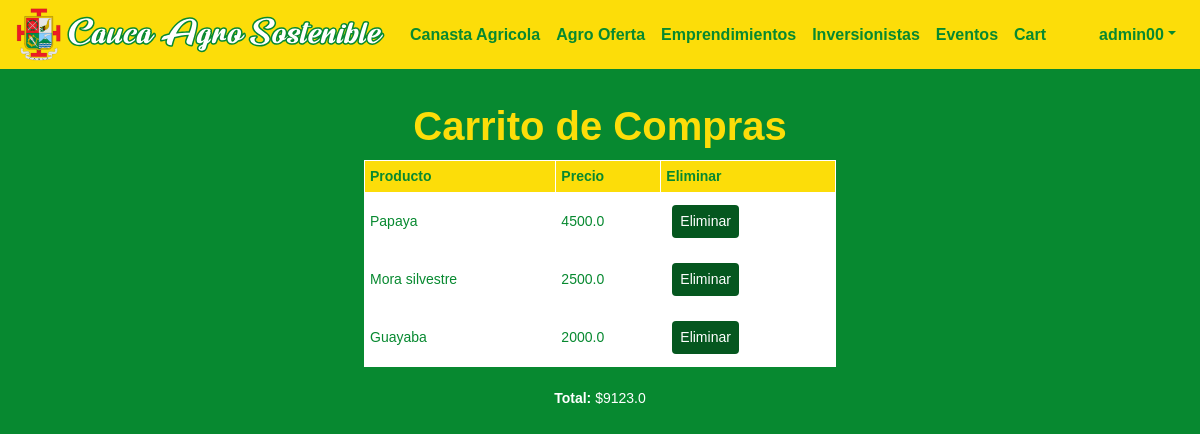
/cart (signed in), run on an earlier commit of the app's database.
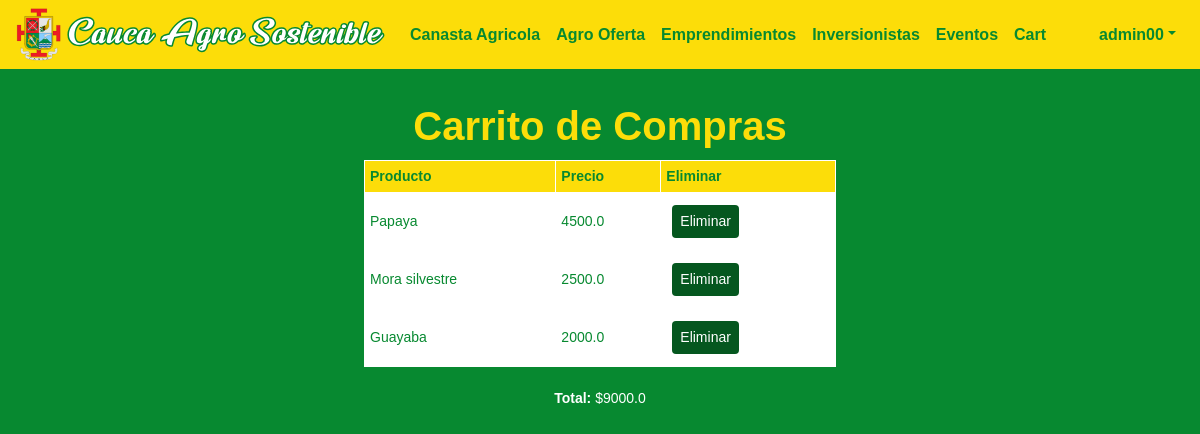
And on a later commit of the database.
### caucaSostenible/models.py (models this page shows)
class User(AbstractUser):
   pass

class BillDetail(models.Model):
   bill = models.ForeignKey(Bill, on_delete=models.CASCADE)
   product = models.ForeignKey(Product, on_delete=models.CASCADE)
   class Meta: # Composite pk
        unique_together = (('bill', 'product'),)

class Product(models.Model):
   name = models.CharField(max_length=60)
   price = models.FloatField()
   discount = models.FloatField()
   description = models.CharField(max_length=300)
   imgURL = models.CharField(max_length=300)

class Bill(models.Model):
   user = models.ForeignKey(User, on_delete=models.CASCADE)
   total = models.FloatField()

### caucaSostenible/views.py (the view)
# urls.py: path("cart", views.cart_view, name="cart"),
def cart_view(request):
    bill = Bill.objects.get(user=request.user)
    if bill:
        billDetails = BillDetail.objects.all().filter(bill=bill)
    return render(request, "general/cart.html", {"bill": bill, "billDetails": billDetails})

### caucaSostenible/templates/general/cart.html (shortened to what this page needs)
{% extends "general/layout.html" %}
{% load static %}
{% load mathfilters %}
{% block body %}
<div id="main-container">
    <h1>
        <center>Carrito de Compras</center>
    </h1>
    <center>
        {% if billDetails %}
            <table>
                <thead>
                    <th><b>Producto</b></th>
                    <th><b>Precio</b></th>
                    <th><b>Eliminar</b></th>
                </thead>
                <tbody>
                    {% for billDetail in billDetails %}
                    <tr>
                        <td>{{billDetail.product.name}}</td>
                        <td>{{billDetail.product.price|sub:billDetail.product.discount}}</td>
                        <td>
                            <button class="common-button" onclick="removeProduct('{{billDetail.product.id}}')">Eliminar</button>
                        </td>
                    </tr>
                    {% endfor %}
                </tbody>
            </table>
            <br>
            <p class="common-text"><b>Total:</b> ${{bill.total}}</p>
        {% else %}
            <p class="common-text">No hay productos aun.</p>
        {% endif %}
    </center>
{% endblock %}

### caucaSostenible/templates/general/layout.html (shortened to what this page needs)
{% load static %}
<!DOCTYPE html>
<html lang="en">
    <head>
        <link rel="stylesheet" href="https://stackpath.bootstrapcdn.com/bootstrap/4.1.3/css/bootstrap.min.css">
        <link href="{% static 'caucaSostenible/css/generalStyles.css' %}" rel="stylesheet">
        <link href="{% static 'caucaSostenible/css/styles.css' %}" rel="stylesheet">
    </head>
    <body>
        <nav class="navbar navbar-expand-lg background-color1">
            <a class="navbar-brand" href="{% url 'index' %}">
                <img src="{% static 'caucaSostenible/images/Cauca_sostenible_icon.svg' %}" width="370" height="53" alt="">
            </a>
            <div class="collapse navbar-collapse" id="navbarNav">
                <ul class="navbar-nav">
                    <li class="nav-item">
                        <a class="nav-link menu-option" href="{% url 'canasta-agricola' %}">Canasta Agricola</a>
                    </li>
                    <li class="nav-item">
                        <a class="nav-link menu-option" href="{% url 'agro-oferta' %}">Agro Oferta</a>
                    </li>
                    <li class="nav-item">
                        <a class="nav-link menu-option" href="{% url 'emprendimientos' %}">Emprendimientos</a>
                    </li>
                    <li class="nav-item">
                        <a class="nav-link menu-option" href="{% url 'inversionistas' %}">Inversionistas</a>
                    </li>
                    <li class="nav-item">
                        <a class="nav-link menu-option" href="{% url 'eventos' %}">Eventos</a>
                    </li>
                    {% if user.is_authenticated %}
                        <li class="nav-item">
                            <a class="nav-link menu-option" href="{% url 'cart' %}">Cart</a>
                        </li>
                    {% endif %}
                </ul>
                <ul class="navbar-nav ml-auto">
                    {% if user.is_authenticated %}
                        <li class="nav-item dropdown">
                            <a class="nav-link dropdown-toggle menu-option" href="#" id="navbarDropdown" role="button" data-toggle="dropdown" aria-haspopup="true" aria-expanded="false">{{ user }}</a>
                        </li>
                    {% else %}
                        <li class="nav-item">
                            <a class="nav-link menu-option" href="login">Log in</a>
                        </li>
                    {% endif %}
                </ul>
            </div>
        </nav>
        <br>
        {% block body %}
        {% endblock %}
    </body>
</html>

### caucaSostenible/static/caucaSostenible/css/generalStyles.css (style rules this page uses)
body { font-size: 14px; font-family: Arial, sans-serif; }

### caucaSostenible/static/caucaSostenible/css/styles.css (style rules this page uses)
a { color: #04521d; font-weight: bold; }
body { padding: 0px 0px; background: rgb(6,87,32); background: linear-gradient(180deg, rgba(6,87,32,1) 0%, rgba(7,137,48,1) 7%, rgba(7,137,48,1) 93%, rgba(6,87,32,1) 100%); }
h1 { color: #fcdd09; font-weight: bold; margin: 0 0 10px 0; }
.common-text { color: white; font-size: 14px; }
.common-button { color: white; background: #05571f; border: none; border-radius: 4px; padding: 6px 8px; margin: 7px 6px; }
#main-container { padding: 12px 10px; }
.background-color1 { background-color: #fcdd09; }
p { margin: 0 0; }
.menu-option { color: #078930; font-size: 16px; font-weight: bold; }
.navbar-brand { padding: 0 0; }
ul { padding-left: 14px; margin: 0 0; }
html { min-height: 100%; }
table { font-family: Verdana, sans-serif; border-collapse: collapse; width: 40%; }
td, th { color: #078930; border: 1px solid white; text-align: left; padding: 5px; }
thead { background-color: #fcdd09; }
tbody { background-color: white; color: black; font-family: Verdana, sans-serif; }

What changed in the data, as far as the page shows it:
changed Bill: total "9123.0" → "9000.0"
